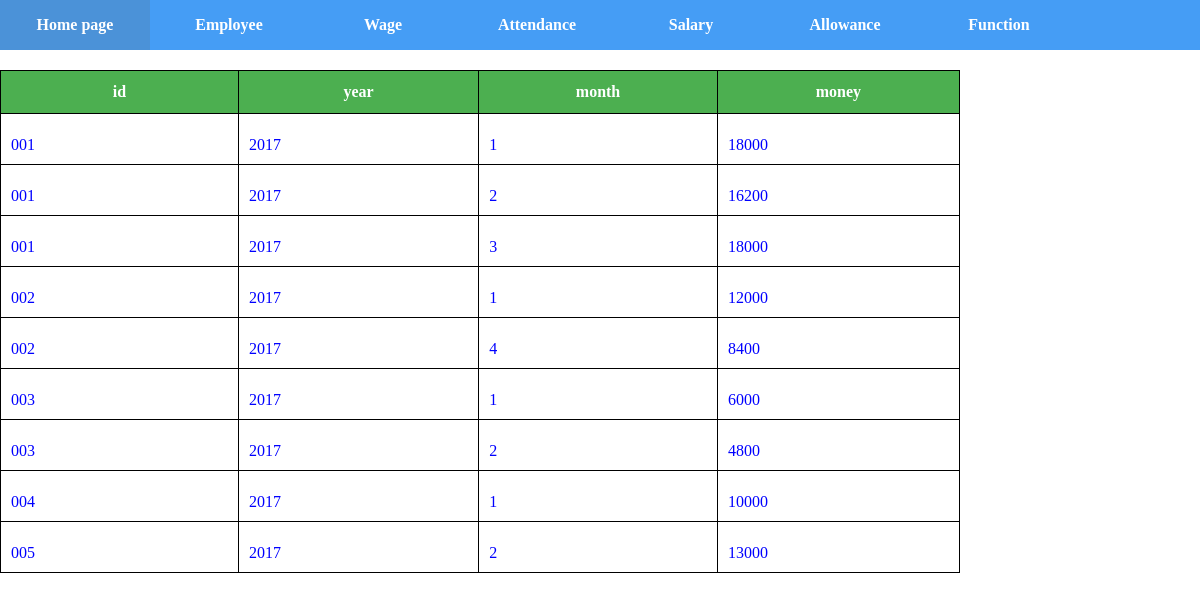
The app's page /salary_show.php with its own data.
### tables this page shows
CREATE TABLE `salary` (
  `id` varchar(8) NOT NULL,
  `year` int(11) NOT NULL,
  `_month` int(11) NOT NULL,
  `money` float NOT NULL,
  PRIMARY KEY (`id`,`year`,`_month`),
  CONSTRAINT `salary_ibfk_1` FOREIGN KEY (`id`) REFERENCES `employee` (`id`) ON DELETE CASCADE ON UPDATE CASCADE
);

### salary_show.php (the view, shortened to what this page needs)
<?php
	include "menu.php";
	$dbhost = 'localhost';
	$dbuser = 'root';
	$dbpass = '0';
	$conn = mysqli_connect($dbhost, $dbuser, $dbpass);
	mysqli_select_db($conn, 'qihao');
	$sql = "select * from salary";
	$retval = mysqli_query($conn, $sql);
	echo "<link rel='stylesheet' type='text/css' href='index.css'/>";
	echo "<table id='salary_table'>".
		"<tr>".
			"<th>id</th>".
			"<th>year</th>".
			"<th>month</th>".
			"<th>money</th>".
		"</tr>";
	while($row = mysqli_fetch_array($retval)) {
		echo "<tr>".
			"<td>{$row['id']}</td>".
			"<td>{$row['year']}</td>".
			"<td>{$row['_month']}</td>".
			"<td>{$row['money']}</td>".
		"</tr>";
	}
	echo "</table>";
?>

### index.css (style rules this page uses)
body { margin:0; font-family:Times, serif; background-position:center; background-repeat:repeat; }
table { border-collapse: collapse; width: 80%; margin-top: 20px; text-align: center; }
td { border: 1px solid black; height: 30px; text-align: left; color: #0000FF; vertical-align: bottom; padding: 10px; }
th { width: 300px; border: 1px solid black; height: 40px; background-color: #4CAF50; color: white; }

### records on screen
salary: id "001", year "2017", _month "1", money "18000"
salary: id "001", year "2017", _month "2", money "16200"
salary: id "001", year "2017", _month "3", money "18000"
salary: id "002", year "2017", _month "1", money "12000"
salary: id "002", year "2017", _month "4", money "8400"
salary: id "003", year "2017", _month "1", money "6000"
salary: id "003", year "2017", _month "2", money "4800"
salary: id "004", year "2017", _month "1", money "10000"
salary: id "005", year "2017", _month "2", money "13000"
